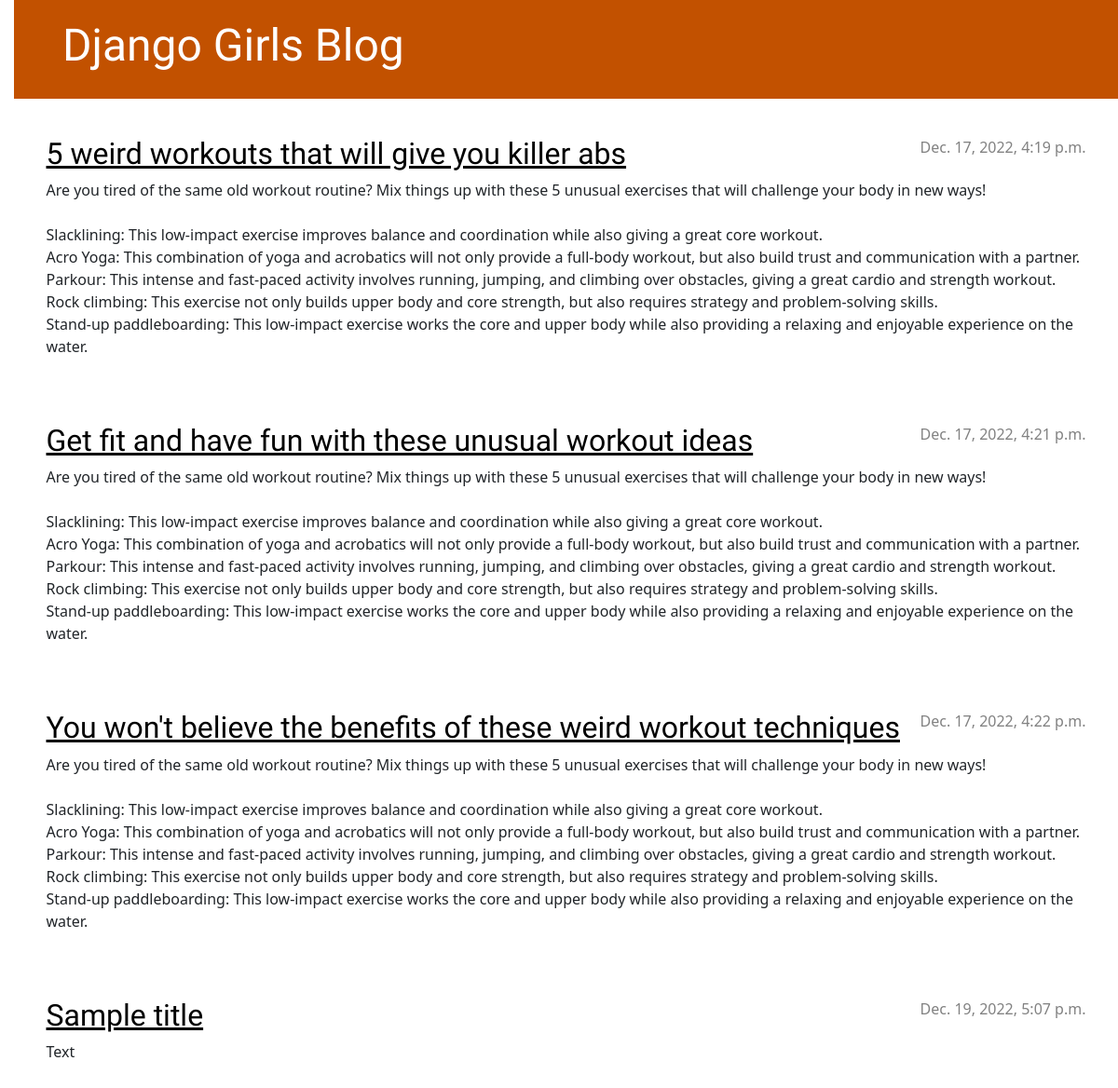
Before: / with the older database file.
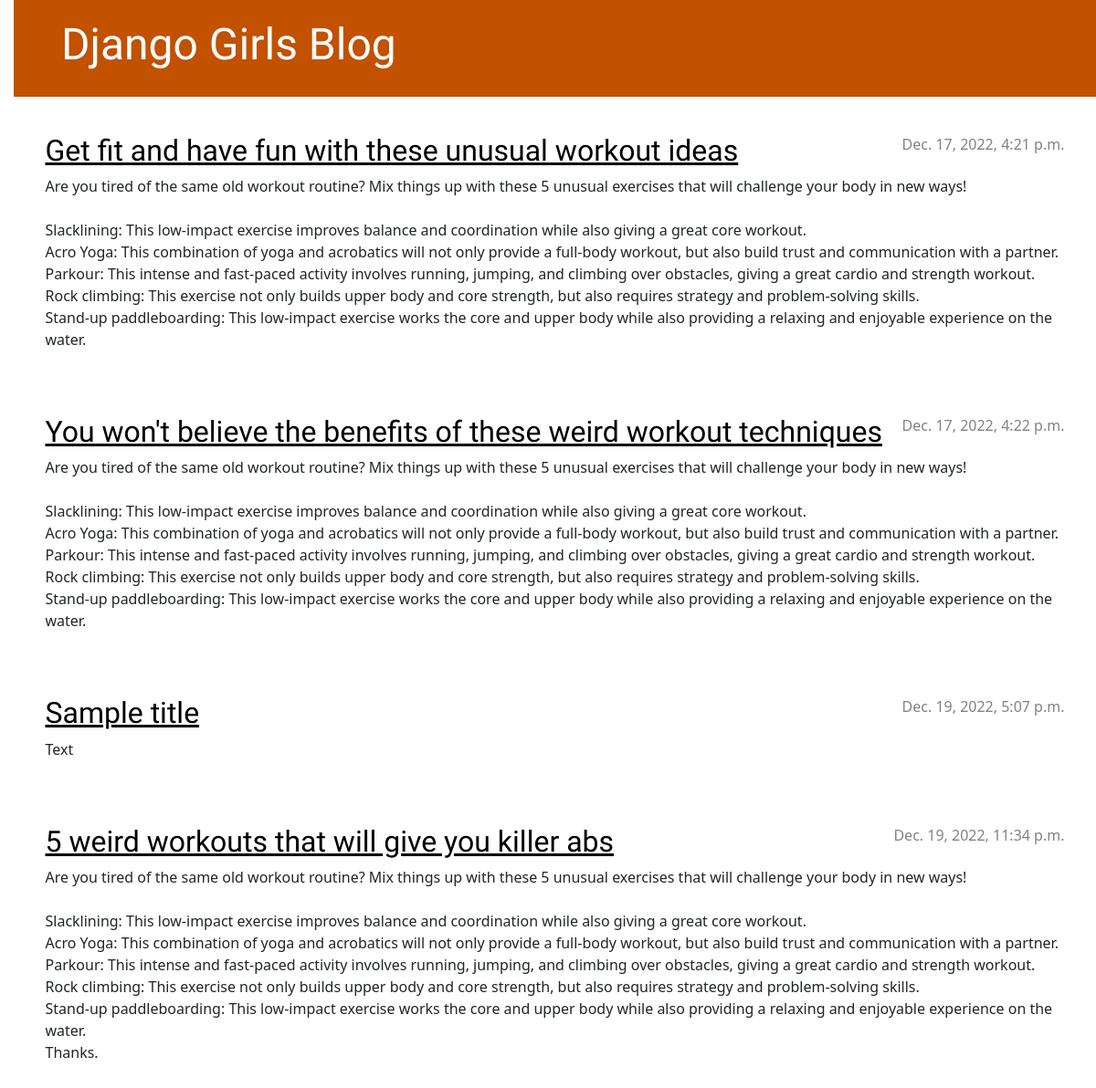
After: the same page with the newer database file.
### blog/models.py (models this page shows, shortened)
class Post(models.Model):
    author = models.ForeignKey(settings.AUTH_USER_MODEL, on_delete=models.CASCADE)
    title = models.CharField(max_length=200)
    text = models.TextField()
    created_date = models.DateTimeField(default=timezone.now)
    published_date = models.DateTimeField(blank=True, null=True)

### blog/views.py (the view)
# urls.py: path('', views.post_list, name='post_list'),
def post_list(request):
    posts = Post.objects.filter(published_date__lte=timezone.now()).order_by('published_date')
    return render(request, 'blog/post_list.html', {'posts': posts})

### blog/templates/blog/post_list.html
{% extends 'blog/base.html' %}
{% block content %}
    {% for post in posts %}
        <article class="post">
            <time class="date">
                {{ post.published_date }}
            </time>
            <h2><a href="{% url 'post_detail' pk=post.pk %}">{{ post.title }}</a></h2>
            <p>{{ post.text|linebreaksbr }}</p>
        </article>
    {% endfor %}
{% endblock %}

### blog/templates/blog/base.html (shortened to what this page needs)
{% load static %}
<!DOCTYPE html>
<html>
    <head>
        <link rel="stylesheet" href="https://cdn.jsdelivr.net/npm/bootstrap@5.1.3/dist/css/bootstrap.min.css">
        <link rel="stylesheet" href="{% static 'css/blog.css' %}">
    </head>
    <body>
        <header class="page-header">
            <div class="container">
                <h1><a href="/">Django Girls Blog</a></h1>
            </div>
        </header>
        <main class="content container">
            <div class="row">
                <div class="col">
                    {% block content %}
                    {% endblock %}
                </div>
            </div>
        </main>
    </body>
</html>

### blog/static/css/blog.css (style rules this page uses)
h1 a, h2 a { color: #C25100; }
body { padding-left: 15px; }
h1 a, h2 a { color: #C25100; font-family: 'Lobster'; }
.page-header { background-color: #C25100; margin-top: 0; margin-bottom: 40px; padding: 20px 20px 20px 40px; }
.page-header h1, .page-header h1 a, .page-header h1 a:visited, .page-header h1 a:active { color: #ffffff; font-size: 36pt; text-decoration: none; }
h1, h2, h3, h4 { font-family: 'Lobster', cursive; }
.date { color: #828282; }
.post { margin-bottom: 70px; }
.post h2 a, .post h2 a:visited { color: #000000; }
.post > .date, .post > .actions { float: right; }

Changed rows visible on the page:
changed Post "5 weird workouts that will give you killer abs": published_date "Dec. 17, 2022, 4:19 p.m." → "Dec. 19, 2022, 11:34 p.m."; text "…experience on the water." → "…experience on the water. Thanks."; moves down the list
